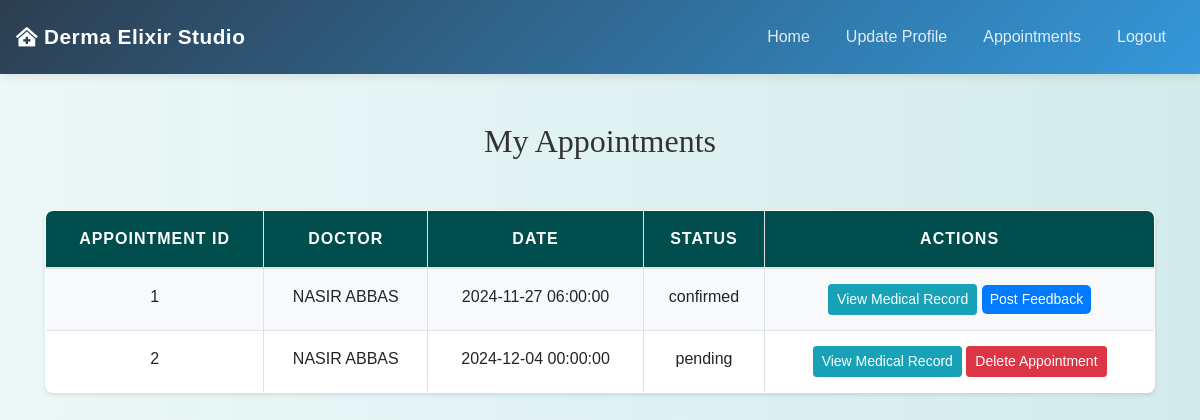
The app's page /view_appointments.php (signed in), older data.
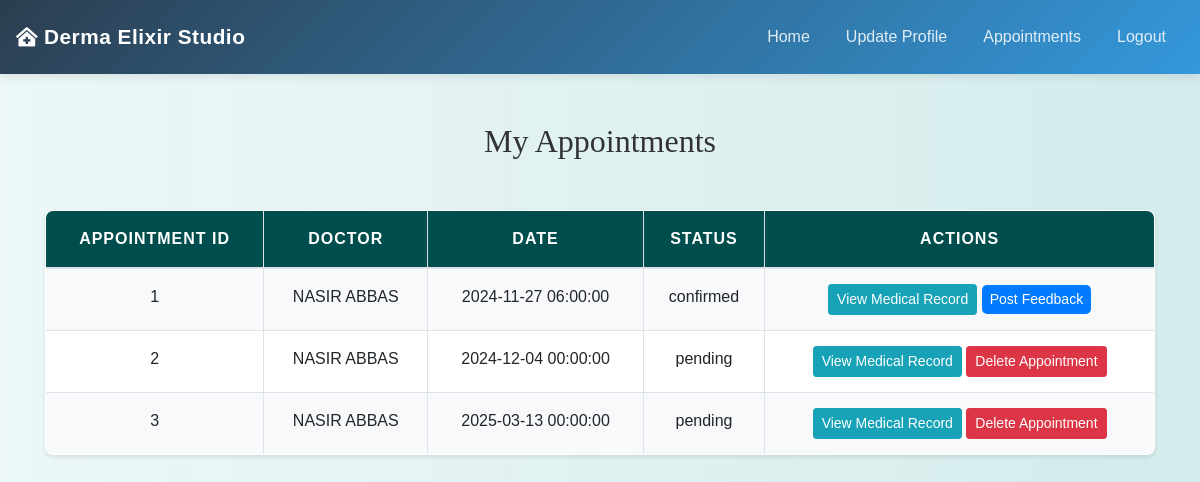
The same page, newer data.
### tables this page shows
CREATE TABLE `appointments` (
  `appointment_id` int(11) NOT NULL,
  `patient_id` int(11) DEFAULT NULL,
  `doctor_id` int(11) DEFAULT NULL,
  `appointment_date` datetime DEFAULT NULL,
  `status` enum('pending','confirmed','completed','cancelled') DEFAULT 'pending',
  `created_at` timestamp NOT NULL DEFAULT current_timestamp(),
  `updated_at` timestamp NOT NULL DEFAULT current_timestamp() ON UPDATE current_timestamp()
);

CREATE TABLE `doctors` (
  `doctor_id` int(11) NOT NULL,
  `username` varchar(255) NOT NULL,
  `password` varchar(255) NOT NULL,
  `email` varchar(255) NOT NULL,
  `profile_pic` varchar(255) DEFAULT NULL,
  `full_name` varchar(255) NOT NULL,
  `clearance_certificate` varchar(255) NOT NULL,
  `certificate_number` varchar(255) NOT NULL,
  `status` enum('pending','approved','rejected') DEFAULT 'pending',
  `created_at` timestamp NOT NULL DEFAULT current_timestamp(),
  `updated_at` timestamp NOT NULL DEFAULT current_timestamp() ON UPDATE current_timestamp(),
  `specialization` varchar(255) DEFAULT NULL,
  `experience` int(11) DEFAULT NULL
);

### view_appointments.php (the view, shortened to what this page needs)
<?php
include('config.php');
$user_id = $_SESSION["id"];
$sql = "SELECT appointments.appointment_id, doctors.full_name AS doctor_name, appointments.appointment_date, appointments.status, appointments.doctor_id
        FROM appointments
        INNER JOIN doctors ON appointments.doctor_id = doctors.doctor_id
        WHERE appointments.patient_id = ?";
$stmt = mysqli_prepare($conn, $sql);
mysqli_stmt_bind_param($stmt, "i", $user_id);
mysqli_stmt_execute($stmt);
$result = mysqli_stmt_get_result($stmt);
?>
<!DOCTYPE html>
<html>
<head>
    <link rel="stylesheet" href="https://maxcdn.bootstrapcdn.com/bootstrap/4.5.2/css/bootstrap.min.css">
    <link rel="stylesheet" href="./css/style.css">
</head>
<body>
<?php include('navbar.php'); ?>
<div class="container mt-5">
    <h2 class="text-center">My Appointments</h2>
    <div class="row">
        <div class="col-md-12">
            <table class="table table-bordered">
                <thead>
                    <tr>
                        <th>Appointment ID</th>
                        <th>Doctor</th>
                        <th>Date</th>
                        <th>Status</th>
                        <th>Actions</th>
                    </tr>
                </thead>
                <tbody>
                    <?php while ($row = mysqli_fetch_assoc($result)): ?>
                        <tr>
                            <td><?php echo htmlspecialchars($row['appointment_id']); ?></td>
                            <td><?php echo htmlspecialchars($row['doctor_name']); ?></td>
                            <td><?php echo htmlspecialchars($row['appointment_date']); ?></td>
                            <td><?php echo htmlspecialchars($row['status']); ?></td>
                            <td>
                                <a href="view_medical_records.php?patient_id=<?php echo $user_id; ?>" class="btn btn-info btn-sm">View Medical Record</a>
                                <?php if ($row['status'] == 'pending'): ?>
                                    <form action="delete_appointment.php" method="post" style="display:inline;">
                                        <button type="submit" class="btn btn-danger btn-sm" onclick="return confirm('Are you sure you want to delete this appointment?')">Delete Appointment</button>
                                    </form>
                                <?php elseif ($row['status'] == 'confirmed' || $row['status'] == 'completed'): ?>
                                    <a href="post_feedback.php?appointment_id=<?php echo $row['appointment_id']; ?>&doctor_id=<?php echo $row['doctor_id']; ?>" class="btn btn-primary btn-sm">Post Feedback</a>
                                <?php endif; ?>
                            </td>
                        </tr>
                    <?php endwhile; ?>
                </tbody>
            </table>
        </div>
    </div>
</div>
</body>
</html>

Row changes from the older to the newer data that the page shows:
added appointments: appointment_id "3", doctor.full_name "NASIR ABBAS", appointment_date "2025-03-13 00:00:00", status "pending"
